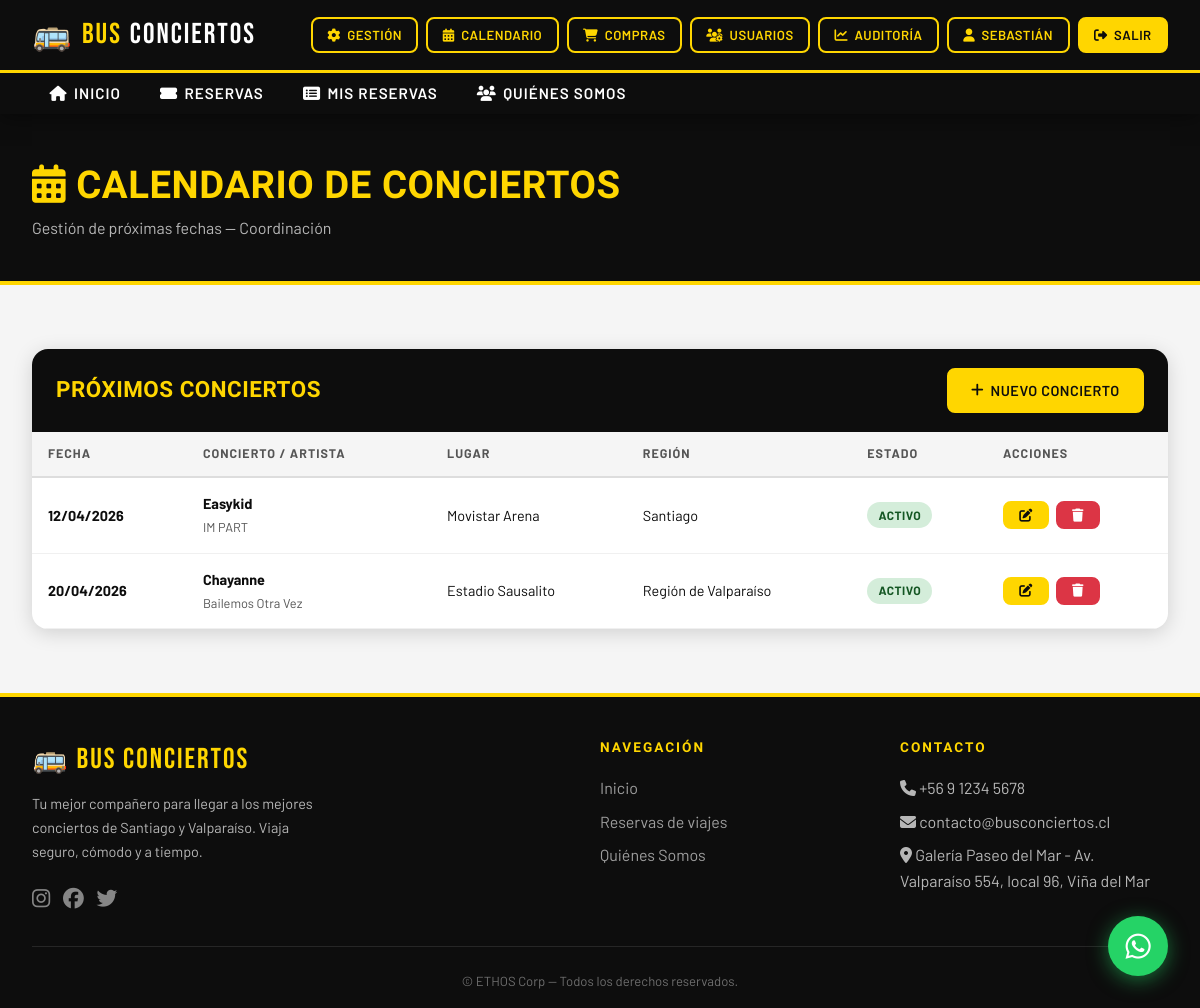
The page /calendario/ (signed in) on the database its author committed.
### core/models.py (models this page shows, shortened)
class Concierto(models.Model):
    REGION_CHOICES = [
        ('santiago', 'Santiago'),
        ('valparaiso', 'Región de Valparaíso'),
    ]
    nombre = models.CharField(max_length=200, verbose_name='Nombre del Concierto')
    artista = models.CharField(max_length=200, verbose_name='Artista / Banda')
    fecha = models.DateField(verbose_name='Fecha')
    lugar = models.CharField(max_length=300, verbose_name='Lugar / Recinto')
    region = models.CharField(max_length=20, choices=REGION_CHOICES, verbose_name='Región')
    descripcion = models.TextField(blank=True, verbose_name='Descripción')
    imagen_url = models.URLField(blank=True, verbose_name='URL Imagen')
    activo = models.BooleanField(default=True)
    class Meta:
        verbose_name = 'Concierto'
        verbose_name_plural = 'Conciertos'
        ordering = ['fecha']

### core/views.py (the view)
# urls.py: path('calendario/', views.calendario_conciertos, name='calendario_conciertos'),
@coordinador_required
def calendario_conciertos(request):
    hoy = timezone.now().date()
    proximos = Concierto.objects.filter(fecha__gte=hoy).order_by('fecha')
    pasados = Concierto.objects.filter(fecha__lt=hoy).order_by('-fecha')[:10]
    return render(request, 'core/calendario_conciertos.html', {
        'proximos': proximos,
        'pasados': pasados,
    })

### core/templates/core/calendario_conciertos.html (shortened to what this page needs)
{% extends 'base.html' %}
{% block content %}
<div class="page-header">
  <div class="container">
    <h1><i class="fa fa-calendar-alt"></i> Calendario de Conciertos</h1>
    <p>Gestión de próximas fechas — Coordinación</p>
  </div>
</div>
<section class="seccion" style="max-width:none;">
  <div class="tabla-wrapper">
    <div class="tabla-header">
      <h2>PRÓXIMOS CONCIERTOS</h2>
      <a href="{% url 'crear_concierto' %}" class="btn btn-primary"><i class="fa fa-plus"></i> Nuevo Concierto</a>
    </div>
    {% if proximos %}
    <div style="overflow-x:auto;">
      <table>
        <thead>
          <tr>
            <th>Fecha</th>
            <th>Concierto / Artista</th>
            <th>Lugar</th>
            <th>Región</th>
            <th>Estado</th>
            <th>Acciones</th>
          </tr>
        </thead>
        <tbody>
          {% for c in proximos %}
          <tr>
            <td><strong>{{ c.fecha|date:"d/m/Y" }}</strong></td>
            <td>
              <strong>{{ c.artista }}</strong><br>
              <span style="font-size:0.8rem;color:var(--gris-medio);">{{ c.nombre }}</span>
            </td>
            <td>{{ c.lugar }}</td>
            <td>{{ c.get_region_display }}</td>
            <td>
              {% if c.activo %}
                <span class="badge-estado badge-disponible">Activo</span>
              {% else %}
                <span class="badge-estado badge-cancelado">Inactivo</span>
              {% endif %}
            </td>
            <td>
              <div class="tabla-acciones">
                <a href="{% url 'editar_concierto' c.pk %}" class="btn btn-primary btn-sm" title="Editar"><i class="fa fa-edit"></i></a>
                <a href="{% url 'eliminar_concierto' c.pk %}" class="btn btn-danger btn-sm" title="Eliminar"><i class="fa fa-trash"></i></a>
              </div>
            </td>
          </tr>
          {% endfor %}
        </tbody>
      </table>
    </div>
    {% else %}
    <div style="text-align:center;padding:3rem;">
      <p style="color:var(--gris-medio);">No hay conciertos próximos registrados.</p>
      <a href="{% url 'crear_concierto' %}" class="btn btn-primary" style="margin-top:1rem;"><i class="fa fa-plus"></i> Agregar primer concierto</a>
    </div>
    {% endif %}
  </div>
</section>
{% endblock %}

### templates/base.html (shortened to what this page needs)
{% load static %}
<!DOCTYPE html>
<html lang="es">
<head>
  <link rel="stylesheet" href="https://cdnjs.cloudflare.com/ajax/libs/font-awesome/6.5.0/css/all.min.css" />
  <link rel="stylesheet" href="{% static 'css/main.css' %}" />
</head>
<body>
<nav class="navbar-bc">
  <div class="navbar-top">
    <div class="navbar-inner">
      <a href="{% url 'inicio' %}" class="brand">
        <span class="icon-bus">🚌</span>
        BUS <span>CONCIERTOS</span>
      </a>
      <div class="nav-actions">
        {% if user.is_authenticated %}
          {% if user.is_superuser or user.groups.all.0.name == 'Administrador' or user.groups.all.0.name == 'Coordinador' %}
            <a href="{% url 'gestion_viajes' %}" class="btn btn-outline btn-sm"><i class="fa fa-cog"></i> Gestión</a>
            <a href="{% url 'calendario_conciertos' %}" class="btn btn-outline btn-sm"><i class="fa fa-calendar-alt"></i> Calendario</a>
            <a href="{% url 'compras' %}" class="btn btn-outline btn-sm"><i class="fa fa-shopping-cart"></i> Compras</a>
          {% endif %}
          {% if user.is_superuser or user.groups.all.0.name == 'Administrador' %}
            <a href="{% url 'gestion_usuarios' %}" class="btn btn-outline btn-sm"><i class="fa fa-users-cog"></i> Usuarios</a>
            <a href="{% url 'auditoria_ganancias' %}" class="btn btn-outline btn-sm"><i class="fa fa-chart-line"></i> Auditoría</a>
          {% endif %}
          <a href="{% url 'mi_perfil' %}" class="btn btn-outline btn-sm"><i class="fa fa-user"></i> {{ user.first_name|default:user.username }}</a>
          <a href="{% url 'logout' %}" class="btn btn-primary btn-sm"><i class="fa fa-sign-out-alt"></i> Salir</a>
        {% else %}
          <a href="{% url 'login' %}" class="btn btn-outline btn-sm"><i class="fa fa-sign-in-alt"></i> Ingresar</a>
          <a href="{% url 'registro' %}" class="btn btn-primary btn-sm"><i class="fa fa-user-plus"></i> Registrarse</a>
        {% endif %}
      </div>
    </div>
  </div>
  <div class="nav-collapse">
    <ul class="nav-links">
      <li><a href="{% url 'inicio' %}"><i class="fa fa-home"></i> Inicio</a></li>
      <li><a href="{% url 'lista_viajes' %}"><i class="fa fa-ticket-alt"></i> Reservas</a></li>
      {% if user.is_authenticated %}
      <li><a href="{% url 'mis_reservas' %}"><i class="fa fa-list-alt"></i> Mis Reservas</a></li>
      {% endif %}
      <li><a href="{% url 'quienes_somos' %}"><i class="fa fa-users"></i> Quiénes Somos</a></li>
    </ul>
  </div>
</nav>
<main>
  {% block content %}{% endblock %}
</main>
<footer>
  <div class="footer-grid">
    <div>
      <div class="footer-brand">🚌 Bus Conciertos</div>
      <p style="font-size:0.9rem;max-width:300px;line-height:1.7;">
        Tu mejor compañero para llegar a los mejores conciertos de Santiago y Valparaíso. Viaja seguro, cómodo y a tiempo.
      </p>
      <div style="margin-top:1rem;display:flex;gap:0.8rem;">
        <a href="#" style="color:rgba(255,255,255,0.5);font-size:1.3rem;"><i class="fab fa-instagram"></i></a>
        <a href="#" style="color:rgba(255,255,255,0.5);font-size:1.3rem;"><i class="fab fa-facebook"></i></a>
        <a href="#" style="color:rgba(255,255,255,0.5);font-size:1.3rem;"><i class="fab fa-twitter"></i></a>
      </div>
    </div>
    <div>
      <h4>Navegación</h4>
      <ul>
        <li><a href="{% url 'inicio' %}">Inicio</a></li>
        <li><a href="{% url 'lista_viajes' %}">Reservas de viajes</a></li>
        <li><a href="{% url 'quienes_somos' %}">Quiénes Somos</a></li>
      </ul>
    </div>
    <div>
      <h4>Contacto</h4>
      <ul>
        <li><i class="fa fa-phone"></i> +56 9 1234 5678</li>
        <li><i class="fa fa-envelope"></i> contacto@busconciertos.cl</li>
        <li><i class="fa fa-map-marker-alt"></i> Galería Paseo del Mar - Av. Valparaíso 554, local 96, Viña del Mar</li>
      </ul>
    </div>
  </div>
  <div class="footer-bottom">
    <p>&copy; {{ "now"|date:"Y" }} ETHOS Corp — Todos los derechos reservados.</p>
  </div>
</footer>
<a href="https://wa.me/56912345678?text=Hola,%20quiero%20información%20sobre%20los%20viajes%20a%20conciertos"
   class="whatsapp-fab" target="_blank" rel="noopener" title="Consultas por WhatsApp">
  <i class="fab fa-whatsapp"></i>
</a>
</body>
</html>

### rows shown on the page
Concierto: fecha "12/04/2026", artista "Easykid", nombre "IM PART", lugar "Movistar Arena", region "Santiago", activo "ACTIVO"
Concierto: fecha "20/04/2026", artista "Chayanne", nombre "Bailemos Otra Vez", lugar "Estadio Sausalito", region "Región de Valparaíso", activo "ACTIVO"

### other values the page prints
{{ user.first_name|default:user.username }} "SEBASTIÁN"
